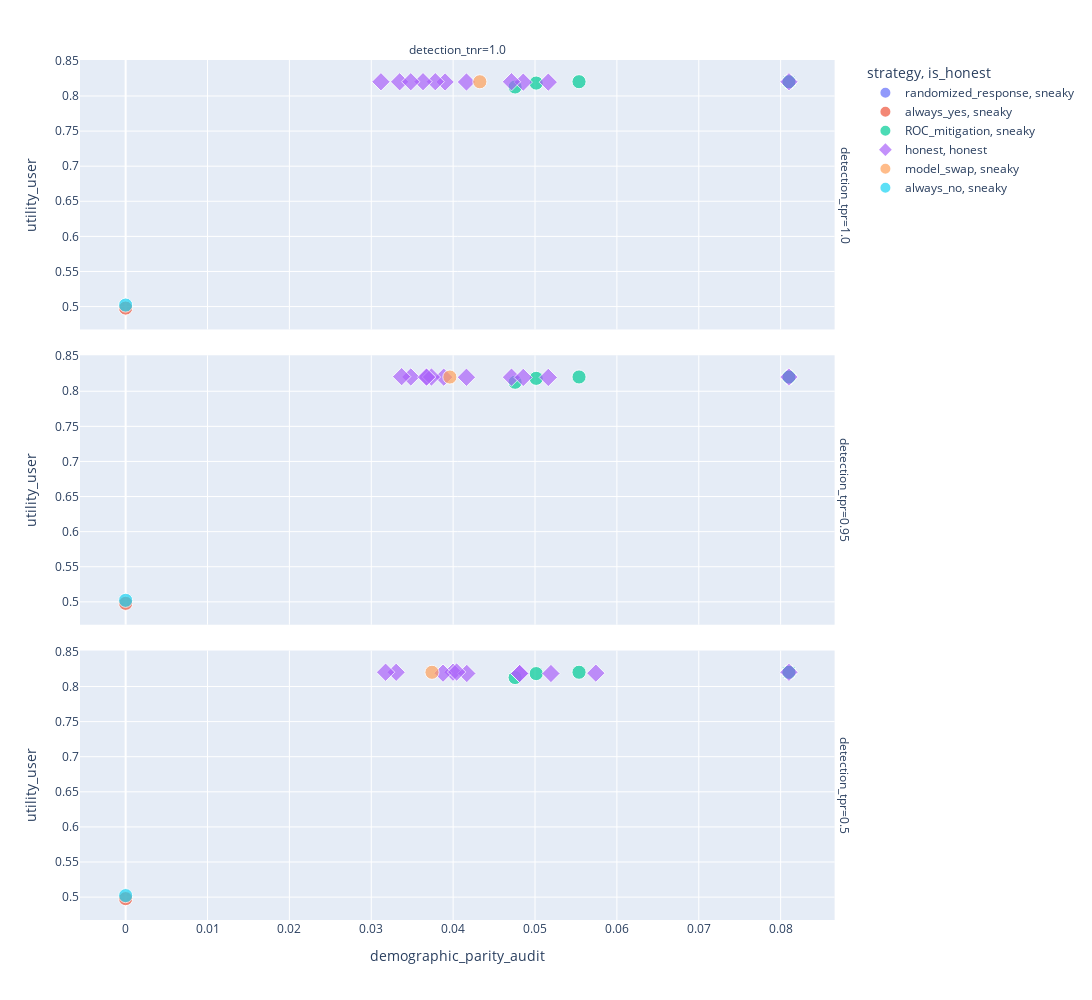

Notebook code cell kept with this figure:
### Code cell
fig = px.scatter(
    audit.with_columns(
        is_honest=pl.when(pl.col("strategy") == "honest")
        .then("strategy")
        .otherwise(pl.lit("sneaky")),
        size=10,
    ),
    x="demographic_parity_audit",
    y="utility_user",
    color="strategy",
    symbol="is_honest",
    size="size",
    size_max=10,
    facet_row="detection_tpr",
    facet_col="detection_tnr",
    hover_data=["strategy_json", "model_json", "model_name"],
    height=1_000,
    width=1_300,
)

# fig.update_xaxes(range=[0, 0.1])
# fig.update_yaxes(range=[0.81, 0.83])
fig.show()

### Figure 1 — Plotly figure (JSON) as saved in the notebook; plotly's stock layout.template omitted (floating-point values rounded to 4 significant figures)
{"data": [{"customdata": [["{\"epsilon\":3.0,\"theta\":null}", "{\"epsilon\":null}", "unconstrained"], ["{\"epsilon\":1.0,\"theta\":null}", "{\"epsilon\":null}", "unconstrained"], ["{\"epsilon\":4.0,\"theta\":null}", "{\"epsilon\":null}", "unconstrained"], ["{\"epsilon\":7.0,\"theta\":null}", "{\"epsilon\":null}", "unconstrained"], ["{\"epsilon\":10.0,\"theta\":null}", "{\"epsilon\":null}", "unconstrained"], ["{\"epsilon\":2.0,\"theta\":null}", "{\"epsilon\":null}", "unconstrained"], ["{\"epsilon\":6.0,\"theta\":null}", "{\"epsilon\":null}", "unconstrained"], ["{\"epsilon\":9.0,\"theta\":null}", "{\"epsilon\":null}", "unconstrained"], ["{\"epsilon\":5.0,\"theta\":null}", "{\"epsilon\":null}", "unconstrained"], ["{\"epsilon\":8.0,\"theta\":null}", "{\"epsilon\":null}", "unconstrained"]], "hovertemplate": "strategy=randomized_response<br>is_honest=sneaky<br>detection_tpr=1.0<br>detection_tnr=1.0<br>demographic_parity_audit=%{x}<br>utility_user=%{y}<br>size=%{marker.size}<br>strategy_json=%{customdata[0]}<br>model_json=%{customdata[1]}<br>model_name=%{customdata[2]}<extra></extra>", "legendgroup": "randomized_response, sneaky", "marker": {"color": "#636efa", "size": [10, 10, 10, 10, 10, 10, 10, 10, 10, 10], "sizemode": "area", "sizeref": 0.1, "symbol": "circle"}, "mode": "markers", "name": "randomized_response, sneaky", "orientation": "v", "showlegend": true, "type": "scatter", "x": [0.08102, 0.08102, 0.08102, 0.08102, 0.08102, 0.08102, 0.08102, 0.08102, 0.08102, 0.08102], "xaxis": "x3", "y": [0.8203, 0.8203, 0.8203, 0.8203, 0.8203, 0.8203, 0.8203, 0.8203, 0.8203, 0.8203], "yaxis": "y3"}, {"customdata": [["{\"epsilon\":10.0,\"theta\":null}", "{\"epsilon\":null}", "unconstrained"], ["{\"epsilon\":5.0,\"theta\":null}", "{\"epsilon\":null}", "unconstrained"], ["{\"epsilon\":3.0,\"theta\":null}", "{\"epsilon\":null}", "unconstrained"], ["{\"epsilon\":1.0,\"theta\":null}", "{\"epsilon\":null}", "unconstrained"], ["{\"epsilon\":7.0,\"theta\":null}", "{\"epsilon\":null}", "unconstrained"], ["{\"epsilon\":9.0,\"theta\":null}", "{\"epsilon\":null}", "unconstrained"], ["{\"epsilon\":6.0,\"theta\":null}", "{\"epsilon\":null}", "unconstrained"], ["{\"epsilon\":4.0,\"theta\":null}", "{\"epsilon\":null}", "unconstrained"], ["{\"epsilon\":8.0,\"theta\":null}", "{\"epsilon\":null}", "unconstrained"], ["{\"epsilon\":2.0,\"theta\":null}", "{\"epsilon\":null}", "unconstrained"]], "hovertemplate": "strategy=randomized_response<br>is_honest=sneaky<br>detection_tpr=0.95<br>detection_tnr=1.0<br>demographic_parity_audit=%{x}<br>utility_user=%{y}<br>size=%{marker.size}<br>strategy_json=%{customdata[0]}<br>model_json=%{customdata[1]}<br>model_name=%{customdata[2]}<extra></extra>", "legendgroup": "randomized_response, sneaky", "marker": {"color": "#636efa", "size": [10, 10, 10, 10, 10, 10, 10, 10, 10, 10], "sizemode": "area", "sizeref": 0.1, "symbol": "circle"}, "mode": "markers", "name": "randomized_response, sneaky", "orientation": "v", "showlegend": false, "type": "scatter", "x": [0.08102, 0.08102, 0.08102, 0.08102, 0.08102, 0.08102, 0.08102, 0.08102, 0.08102, 0.08102], "xaxis": "x2", "y": [0.8203, 0.8203, 0.8203, 0.8203, 0.8203, 0.8203, 0.8203, 0.8203, 0.8203, 0.8203], "yaxis": "y2"}, {"customdata": [["{\"epsilon\":3.0,\"theta\":null}", "{\"epsilon\":null}", "unconstrained"], ["{\"epsilon\":8.0,\"theta\":null}", "{\"epsilon\":null}", "unconstrained"], ["{\"epsilon\":2.0,\"theta\":null}", "{\"epsilon\":null}", "unconstrained"], ["{\"epsilon\":9.0,\"theta\":null}", "{\"epsilon\":null}", "unconstrained"], ["{\"epsilon\":1.0,\"theta\":null}", "{\"epsilon\":null}", "unconstrained"], ["{\"epsilon\":4.0,\"theta\":null}", "{\"epsilon\":null}", "unconstrained"], ["{\"epsilon\":5.0,\"theta\":null}", "{\"epsilon\":null}", "unconstrained"], ["{\"epsilon\":10.0,\"theta\":null}", "{\"epsilon\":null}", "unconstrained"], ["{\"epsilon\":7.0,\"theta\":null}", "{\"epsilon\":null}", "unconstrained"], ["{\"epsilon\":6.0,\"theta\":null}", "{\"epsilon\":null}", "unconstrained"]], "hovertemplate": "strategy=randomized_response<br>is_honest=sneaky<br>detection_tpr=0.5<br>detection_tnr=1.0<br>demographic_parity_audit=%{x}<br>utility_user=%{y}<br>size=%{marker.size}<br>strategy_json=%{customdata[0]}<br>model_json=%{customdata[1]}<br>model_name=%{customdata[2]}<extra></extra>", "legendgroup": "randomized_response, sneaky", "marker": {"color": "#636efa", "size": [10, 10, 10, 10, 10, 10, 10, 10, 10, 10], "sizemode": "area", "sizeref": 0.1, "symbol": "circle"}, "mode": "markers", "name": "randomized_response, sneaky", "orientation": "v", "showlegend": false, "type": "scatter", "x": [0.08102, 0.08102, 0.08102, 0.08102, 0.08102, 0.08102, 0.08102, 0.08102, 0.08102, 0.08102], "xaxis": "x", "y": [0.8203, 0.8203, 0.8203, 0.8203, 0.8203, 0.8203, 0.8203, 0.8203, 0.8203, 0.8203], "yaxis": "y"}, {"customdata": [["{\"epsilon\":null,\"theta\":null}", "{\"epsilon\":null}", "unconstrained"]], "hovertemplate": "strategy=always_yes<br>is_honest=sneaky<br>detection_tpr=1.0<br>detection_tnr=1.0<br>demographic_parity_audit=%{x}<br>utility_user=%{y}<br>size=%{marker.size}<br>strategy_json=%{customdata[0]}<br>model_json=%{customdata[1]}<br>model_name=%{customdata[2]}<extra></extra>", "legendgroup": "always_yes, sneaky", "marker": {"color": "#EF553B", "size": [10], "sizemode": "area", "sizeref": 0.1, "symbol": "circle"}, "mode": "markers", "name": "always_yes, sneaky", "orientation": "v", "showlegend": true, "type": "scatter", "x": [0], "xaxis": "x3", "y": [0.4979], "yaxis": "y3"}, {"customdata": [["{\"epsilon\":null,\"theta\":null}", "{\"epsilon\":null}", "unconstrained"]], "hovertemplate": "strategy=always_yes<br>is_honest=sneaky<br>detection_tpr=0.95<br>detection_tnr=1.0<br>demographic_parity_audit=%{x}<br>utility_user=%{y}<br>size=%{marker.size}<br>strategy_json=%{customdata[0]}<br>model_json=%{customdata[1]}<br>model_name=%{customdata[2]}<extra></extra>", "legendgroup": "always_yes, sneaky", "marker": {"color": "#EF553B", "size": [10], "sizemode": "area", "sizeref": 0.1, "symbol": "circle"}, "mode": "markers", "name": "always_yes, sneaky", "orientation": "v", "showlegend": false, "type": "scatter", "x": [0], "xaxis": "x2", "y": [0.4979], "yaxis": "y2"}, {"customdata": [["{\"epsilon\":null,\"theta\":null}", "{\"epsilon\":null}", "unconstrained"]], "hovertemplate": "strategy=always_yes<br>is_honest=sneaky<br>detection_tpr=0.5<br>detection_tnr=1.0<br>demographic_parity_audit=%{x}<br>utility_user=%{y}<br>size=%{marker.size}<br>strategy_json=%{customdata[0]}<br>model_json=%{customdata[1]}<br>model_name=%{customdata[2]}<extra></extra>", "legendgroup": "always_yes, sneaky", "marker": {"color": "#EF553B", "size": [10], "sizemode": "area", "sizeref": 0.1, "symbol": "circle"}, "mode": "markers", "name": "always_yes, sneaky", "orientation": "v", "showlegend": false, "type": "scatter", "x": [0], "xaxis": "x", "y": [0.4979], "yaxis": "y"}, {"customdata": [["{\"epsilon\":null,\"theta\":0.3}", "{\"epsilon\":null}", "unconstrained"], ["{\"epsilon\":null,\"theta\":0.36666666666666664}", "{\"epsilon\":null}", "unconstrained"], ["{\"epsilon\":null,\"theta\":0.4666666666666667}", "{\"epsilon\":null}", "unconstrained"], ["{\"epsilon\":null,\"theta\":0.5666666666666667}", "{\"epsilon\":null}", "unconstrained"], ["{\"epsilon\":null,\"theta\":0.6}", "{\"epsilon\":null}", "unconstrained"], ["{\"epsilon\":null,\"theta\":0.3333333333333333}", "{\"epsilon\":null}", "unconstrained"], ["{\"epsilon\":null,\"theta\":0.4}", "{\"epsilon\":null}", "unconstrained"], ["{\"epsilon\":null,\"theta\":0.5333333333333333}", "{\"epsilon\":null}", "unconstrained"], ["{\"epsilon\":null,\"theta\":0.5}", "{\"epsilon\":null}", "unconstrained"], ["{\"epsilon\":null,\"theta\":0.43333333333333335}", "{\"epsilon\":null}", "unconstrained"]], "hovertemplate": "strategy=ROC_mitigation<br>is_honest=sneaky<br>detection_tpr=1.0<br>detection_tnr=1.0<br>demographic_parity_audit=%{x}<br>utility_user=%{y}<br>size=%{marker.size}<br>strategy_json=%{customdata[0]}<br>model_json=%{customdata[1]}<br>model_name=%{customdata[2]}<extra></extra>", "legendgroup": "ROC_mitigation, sneaky", "marker": {"color": "#00cc96", "size": [10, 10, 10, 10, 10, 10, 10, 10, 10, 10], "sizemode": "area", "sizeref": 0.1, "symbol": "circle"}, "mode": "markers", "name": "ROC_mitigation, sneaky", "orientation": "v", "showlegend": true, "type": "scatter", "x": [0.08102, 0.08102, 0.08102, 0.05015, 0.04757, 0.08102, 0.08102, 0.05538, 0.08102, 0.08102], "xaxis": "x3", "y": [0.8203, 0.8203, 0.8203, 0.8184, 0.8128, 0.8203, 0.8203, 0.8204, 0.8203, 0.8203], "yaxis": "y3"}, {"customdata": [["{\"epsilon\":null,\"theta\":0.3333333333333333}", "{\"epsilon\":null}", "unconstrained"], ["{\"epsilon\":null,\"theta\":0.43333333333333335}", "{\"epsilon\":null}", "unconstrained"], ["{\"epsilon\":null,\"theta\":0.6}", "{\"epsilon\":null}", "unconstrained"], ["{\"epsilon\":null,\"theta\":0.36666666666666664}", "{\"epsilon\":null}", "unconstrained"], ["{\"epsilon\":null,\"theta\":0.5666666666666667}", "{\"epsilon\":null}", "unconstrained"], ["{\"epsilon\":null,\"theta\":0.3}", "{\"epsilon\":null}", "unconstrained"], ["{\"epsilon\":null,\"theta\":0.4}", "{\"epsilon\":null}", "unconstrained"], ["{\"epsilon\":null,\"theta\":0.5}", "{\"epsilon\":null}", "unconstrained"], ["{\"epsilon\":null,\"theta\":0.5333333333333333}", "{\"epsilon\":null}", "unconstrained"], ["{\"epsilon\":null,\"theta\":0.4666666666666667}", "{\"epsilon\":null}", "unconstrained"]], "hovertemplate": "strategy=ROC_mitigation<br>is_honest=sneaky<br>detection_tpr=0.95<br>detection_tnr=1.0<br>demographic_parity_audit=%{x}<br>utility_user=%{y}<br>size=%{marker.size}<br>strategy_json=%{customdata[0]}<br>model_json=%{customdata[1]}<br>model_name=%{customdata[2]}<extra></extra>", "legendgroup": "ROC_mitigation, sneaky", "marker": {"color": "#00cc96", "size": [10, 10, 10, 10, 10, 10, 10, 10, 10, 10], "sizemode": "area", "sizeref": 0.1, "symbol": "circle"}, "mode": "markers", "name": "ROC_mitigation, sneaky", "orientation": "v", "showlegend": false, "type": "scatter", "x": [0.08102, 0.08102, 0.04757, 0.08102, 0.05015, 0.08102, 0.08102, 0.08102, 0.05538, 0.08102], "xaxis": "x2", "y": [0.8203, 0.8203, 0.8128, 0.8203, 0.8184, 0.8203, 0.8203, 0.8203, 0.8204, 0.8203], "yaxis": "y2"}, {"customdata": [["{\"epsilon\":null,\"theta\":0.3333333333333333}", "{\"epsilon\":null}", "unconstrained"], ["{\"epsilon\":null,\"theta\":0.36666666666666664}", "{\"epsilon\":null}", "unconstrained"], ["{\"epsilon\":null,\"theta\":0.6}", "{\"epsilon\":null}", "unconstrained"], ["{\"epsilon\":null,\"theta\":0.4666666666666667}", "{\"epsilon\":null}", "unconstrained"], ["{\"epsilon\":null,\"theta\":0.4}", "{\"epsilon\":null}", "unconstrained"], ["{\"epsilon\":null,\"theta\":0.5666666666666667}", "{\"epsilon\":null}", "unconstrained"], ["{\"epsilon\":null,\"theta\":0.5}", "{\"epsilon\":null}", "unconstrained"], ["{\"epsilon\":null,\"theta\":0.3}", "{\"epsilon\":null}", "unconstrained"], ["{\"epsilon\":null,\"theta\":0.43333333333333335}", "{\"epsilon\":null}", "unconstrained"], ["{\"epsilon\":null,\"theta\":0.5333333333333333}", "{\"epsilon\":null}", "unconstrained"]], "hovertemplate": "strategy=ROC_mitigation<br>is_honest=sneaky<br>detection_tpr=0.5<br>detection_tnr=1.0<br>demographic_parity_audit=%{x}<br>utility_user=%{y}<br>size=%{marker.size}<br>strategy_json=%{customdata[0]}<br>model_json=%{customdata[1]}<br>model_name=%{customdata[2]}<extra></extra>", "legendgroup": "ROC_mitigation, sneaky", "marker": {"color": "#00cc96", "size": [10, 10, 10, 10, 10, 10, 10, 10, 10, 10], "sizemode": "area", "sizeref": 0.1, "symbol": "circle"}, "mode": "markers", "name": "ROC_mitigation, sneaky", "orientation": "v", "showlegend": false, "type": "scatter", "x": [0.08102, 0.08102, 0.04757, 0.08102, 0.08102, 0.05015, 0.08102, 0.08102, 0.08102, 0.05538], "xaxis": "x", "y": [0.8203, 0.8203, 0.8128, 0.8203, 0.8203, 0.8184, 0.8203, 0.8203, 0.8203, 0.8204], "yaxis": "y"}, {"customdata": [["{\"epsilon\":null,\"theta\":null}", "{\"epsilon\":0.08900000000000001}", "exponentiated_gradient"], ["{\"epsilon\":null,\"theta\":null}", "{\"epsilon\":0.07800000000000001}", "exponentiated_gradient"], ["{\"epsilon\":null,\"theta\":null}", "{\"epsilon\":0.1}", "exponentiated_gradient"], ["{\"epsilon\":null,\"theta\":null}", "{\"epsilon\":0.067}", "exponentiated_gradient"], ["{\"epsilon\":null,\"theta\":null}", "{\"epsilon\":0.05600000000000001}", "exponentiated_gradient"], ["{\"epsilon\":null,\"theta\":null}", "{\"epsilon\":0.045000000000000005}", "exponentiated_gradient"], ["{\"epsilon\":null,\"theta\":null}", "{\"epsilon\":null}", "unconstrained"], ["{\"epsilon\":null,\"theta\":null}", "{\"epsilon\":0.001}", "exponentiated_gradient"], ["{\"epsilon\":null,\"theta\":null}", "{\"epsilon\":0.034}", "exponentiated_gradient"], ["{\"epsilon\":null,\"theta\":null}", "{\"epsilon\":0.012}", "exponentiated_gradient"], ["{\"epsilon\":null,\"theta\":null}", "{\"epsilon\":0.023000000000000003}", "exponentiated_gradient"]], "hovertemplate": "strategy=honest<br>is_honest=honest<br>detection_tpr=1.0<br>detection_tnr=1.0<br>demographic_parity_audit=%{x}<br>utility_user=%{y}<br>size=%{marker.size}<br>strategy_json=%{customdata[0]}<br>model_json=%{customdata[1]}<br>model_name=%{customdata[2]}<extra></extra>", "legendgroup": "honest, honest", "marker": {"color": "#ab63fa", "size": [10, 10, 10, 10, 10, 10, 10, 10, 10, 10, 10], "sizemode": "area", "sizeref": 0.1, "symbol": "diamond"}, "mode": "markers", "name": "honest, honest", "orientation": "v", "showlegend": true, "type": "scatter", "x": [0.04857, 0.04163, 0.05162, 0.03901, 0.03347, 0.04713, 0.08102, 0.03782, 0.03118, 0.03632, 0.03483], "xaxis": "x3", "y": [0.8197, 0.8199, 0.8197, 0.82, 0.8202, 0.8203, 0.8203, 0.8204, 0.8203, 0.8204, 0.8203], "yaxis": "y3"}, {"customdata": [["{\"epsilon\":null,\"theta\":null}", "{\"epsilon\":0.034}", "exponentiated_gradient"], ["{\"epsilon\":null,\"theta\":null}", "{\"epsilon\":0.045000000000000005}", "exponentiated_gradient"], ["{\"epsilon\":null,\"theta\":null}", "{\"epsilon\":0.1}", "exponentiated_gradient"], ["{\"epsilon\":null,\"theta\":null}", "{\"epsilon\":0.067}", "exponentiated_gradient"], ["{\"epsilon\":null,\"theta\":null}", "{\"epsilon\":0.08900000000000001}", "exponentiated_gradient"], ["{\"epsilon\":null,\"theta\":null}", "{\"epsilon\":0.023000000000000003}", "exponentiated_gradient"], ["{\"epsilon\":null,\"theta\":null}", "{\"epsilon\":0.07800000000000001}", "exponentiated_gradient"], ["{\"epsilon\":null,\"theta\":null}", "{\"epsilon\":0.001}", "exponentiated_gradient"], ["{\"epsilon\":null,\"theta\":null}", "{\"epsilon\":null}", "unconstrained"], ["{\"epsilon\":null,\"theta\":null}", "{\"epsilon\":0.05600000000000001}", "exponentiated_gradient"], ["{\"epsilon\":null,\"theta\":null}", "{\"epsilon\":0.012}", "exponentiated_gradient"]], "hovertemplate": "strategy=honest<br>is_honest=honest<br>detection_tpr=0.95<br>detection_tnr=1.0<br>demographic_parity_audit=%{x}<br>utility_user=%{y}<br>size=%{marker.size}<br>strategy_json=%{customdata[0]}<br>model_json=%{customdata[1]}<br>model_name=%{customdata[2]}<extra></extra>", "legendgroup": "honest, honest", "marker": {"color": "#ab63fa", "size": [10, 10, 10, 10, 10, 10, 10, 10, 10, 10, 10], "sizemode": "area", "sizeref": 0.1, "symbol": "diamond"}, "mode": "markers", "name": "honest, honest", "orientation": "v", "showlegend": false, "type": "scatter", "x": [0.03668, 0.04713, 0.05162, 0.03885, 0.04857, 0.03483, 0.04163, 0.03371, 0.08102, 0.03735, 0.03677], "xaxis": "x2", "y": [0.8204, 0.8201, 0.8197, 0.8201, 0.8197, 0.8204, 0.8199, 0.8208, 0.8203, 0.8202, 0.8201], "yaxis": "y2"}, {"customdata": [["{\"epsilon\":null,\"theta\":null}", "{\"epsilon\":null}", "unconstrained"], ["{\"epsilon\":null,\"theta\":null}", "{\"epsilon\":0.08900000000000001}", "exponentiated_gradient"], ["{\"epsilon\":null,\"theta\":null}", "{\"epsilon\":0.045000000000000005}", "exponentiated_gradient"], ["{\"epsilon\":null,\"theta\":null}", "{\"epsilon\":0.07800000000000001}", "exponentiated_gradient"], ["{\"epsilon\":null,\"theta\":null}", "{\"epsilon\":0.012}", "exponentiated_gradient"], ["{\"epsilon\":null,\"theta\":null}", "{\"epsilon\":0.067}", "exponentiated_gradient"], ["{\"epsilon\":null,\"theta\":null}", "{\"epsilon\":0.023000000000000003}", "exponentiated_gradient"], ["{\"epsilon\":null,\"theta\":null}", "{\"epsilon\":0.05600000000000001}", "exponentiated_gradient"], ["{\"epsilon\":null,\"theta\":null}", "{\"epsilon\":0.001}", "exponentiated_gradient"], ["{\"epsilon\":null,\"theta\":null}", "{\"epsilon\":0.034}", "exponentiated_gradient"], ["{\"epsilon\":null,\"theta\":null}", "{\"epsilon\":0.1}", "exponentiated_gradient"]], "hovertemplate": "strategy=honest<br>is_honest=honest<br>detection_tpr=0.5<br>detection_tnr=1.0<br>demographic_parity_audit=%{x}<br>utility_user=%{y}<br>size=%{marker.size}<br>strategy_json=%{customdata[0]}<br>model_json=%{customdata[1]}<br>model_name=%{customdata[2]}<extra></extra>", "legendgroup": "honest, honest", "marker": {"color": "#ab63fa", "size": [10, 10, 10, 10, 10, 10, 10, 10, 10, 10, 10], "sizemode": "area", "sizeref": 0.1, "symbol": "diamond"}, "mode": "markers", "name": "honest, honest", "orientation": "v", "showlegend": false, "type": "scatter", "x": [0.08102, 0.04812, 0.05743, 0.04812, 0.03998, 0.04167, 0.03304, 0.03876, 0.04043, 0.03175, 0.05194], "xaxis": "x", "y": [0.8203, 0.8185, 0.8191, 0.8186, 0.8204, 0.8186, 0.8203, 0.819, 0.8206, 0.8204, 0.8185], "yaxis": "y"}, {"customdata": [["{\"epsilon\":null,\"theta\":null}", "{\"epsilon\":null}", "unconstrained"]], "hovertemplate": "strategy=model_swap<br>is_honest=sneaky<br>detection_tpr=1.0<br>detection_tnr=1.0<br>demographic_parity_audit=%{x}<br>utility_user=%{y}<br>size=%{marker.size}<br>strategy_json=%{customdata[0]}<br>model_json=%{customdata[1]}<br>model_name=%{customdata[2]}<extra></extra>", "legendgroup": "model_swap, sneaky", "marker": {"color": "#FFA15A", "size": [10], "sizemode": "area", "sizeref": 0.1, "symbol": "circle"}, "mode": "markers", "name": "model_swap, sneaky", "orientation": "v", "showlegend": true, "type": "scatter", "x": [0.04326], "xaxis": "x3", "y": [0.8203], "yaxis": "y3"}, {"customdata": [["{\"epsilon\":null,\"theta\":null}", "{\"epsilon\":null}", "unconstrained"]], "hovertemplate": "strategy=model_swap<br>is_honest=sneaky<br>detection_tpr=0.95<br>detection_tnr=1.0<br>demographic_parity_audit=%{x}<br>utility_user=%{y}<br>size=%{marker.size}<br>strategy_json=%{customdata[0]}<br>model_json=%{customdata[1]}<br>model_name=%{customdata[2]}<extra></extra>", "legendgroup": "model_swap, sneaky", "marker": {"color": "#FFA15A", "size": [10], "sizemode": "area", "sizeref": 0.1, "symbol": "circle"}, "mode": "markers", "name": "model_swap, sneaky", "orientation": "v", "showlegend": false, "type": "scatter", "x": [0.0396], "xaxis": "x2", "y": [0.8203], "yaxis": "y2"}, {"customdata": [["{\"epsilon\":null,\"theta\":null}", "{\"epsilon\":null}", "unconstrained"]], "hovertemplate": "strategy=model_swap<br>is_honest=sneaky<br>detection_tpr=0.5<br>detection_tnr=1.0<br>demographic_parity_audit=%{x}<br>utility_user=%{y}<br>size=%{marker.size}<br>strategy_json=%{customdata[0]}<br>model_json=%{customdata[1]}<br>model_name=%{customdata[2]}<extra></extra>", "legendgroup": "model_swap, sneaky", "marker": {"color": "#FFA15A", "size": [10], "sizemode": "area", "sizeref": 0.1, "symbol": "circle"}, "mode": "markers", "name": "model_swap, sneaky", "orientation": "v", "showlegend": false, "type": "scatter", "x": [0.03742], "xaxis": "x", "y": [0.8203], "yaxis": "y"}, {"customdata": [["{\"epsilon\":null,\"theta\":null}", "{\"epsilon\":null}", "unconstrained"]], "hovertemplate": "strategy=always_no<br>is_honest=sneaky<br>detection_tpr=1.0<br>detection_tnr=1.0<br>demographic_parity_audit=%{x}<br>utility_user=%{y}<br>size=%{marker.size}<br>strategy_json=%{customdata[0]}<br>model_json=%{customdata[1]}<br>model_name=%{customdata[2]}<extra></extra>", "legendgroup": "always_no, sneaky", "marker": {"color": "#19d3f3", "size": [10], "sizemode": "area", "sizeref": 0.1, "symbol": "circle"}, "mode": "markers", "name": "always_no, sneaky", "orientation": "v", "showlegend": true, "type": "scatter", "x": [0], "xaxis": "x3", "y": [0.5021], "yaxis": "y3"}, {"customdata": [["{\"epsilon\":null,\"theta\":null}", "{\"epsilon\":null}", "unconstrained"]], "hovertemplate": "strategy=always_no<br>is_honest=sneaky<br>detection_tpr=0.95<br>detection_tnr=1.0<br>demographic_parity_audit=%{x}<br>utility_user=%{y}<br>size=%{marker.size}<br>strategy_json=%{customdata[0]}<br>model_json=%{customdata[1]}<br>model_name=%{customdata[2]}<extra></extra>", "legendgroup": "always_no, sneaky", "marker": {"color": "#19d3f3", "size": [10], "sizemode": "area", "sizeref": 0.1, "symbol": "circle"}, "mode": "markers", "name": "always_no, sneaky", "orientation": "v", "showlegend": false, "type": "scatter", "x": [0], "xaxis": "x2", "y": [0.5021], "yaxis": "y2"}, {"customdata": [["{\"epsilon\":null,\"theta\":null}", "{\"epsilon\":null}", "unconstrained"]], "hovertemplate": "strategy=always_no<br>is_honest=sneaky<br>detection_tpr=0.5<br>detection_tnr=1.0<br>demographic_parity_audit=%{x}<br>utility_user=%{y}<br>size=%{marker.size}<br>strategy_json=%{customdata[0]}<br>model_json=%{customdata[1]}<br>model_name=%{customdata[2]}<extra></extra>", "legendgroup": "always_no, sneaky", "marker": {"color": "#19d3f3", "size": [10], "sizemode": "area", "sizeref": 0.1, "symbol": "circle"}, "mode": "markers", "name": "always_no, sneaky", "orientation": "v", "showlegend": false, "type": "scatter", "x": [0], "xaxis": "x", "y": [0.5021], "yaxis": "y"}], "layout": {"annotations": [{"font": {}, "showarrow": false, "text": "detection_tnr=1.0", "x": 0.49, "xanchor": "center", "xref": "paper", "y": 1.0, "yanchor": "bottom", "yref": "paper"}, {"font": {}, "showarrow": false, "text": "detection_tpr=0.5", "textangle": 90, "x": 0.98, "xanchor": "left", "xref": "paper", "y": 0.1567, "yanchor": "middle", "yref": "paper"}, {"font": {}, "showarrow": false, "text": "detection_tpr=0.95", "textangle": 90, "x": 0.98, "xanchor": "left", "xref": "paper", "y": 0.5, "yanchor": "middle", "yref": "paper"}, {"font": {}, "showarrow": false, "text": "detection_tpr=1.0", "textangle": 90, "x": 0.98, "xanchor": "left", "xref": "paper", "y": 0.8433, "yanchor": "middle", "yref": "paper"}], "height": 1000, "legend": {"itemsizing": "constant", "title": {"text": "strategy, is_honest"}, "tracegroupgap": 0}, "margin": {"t": 60}, "width": 1300, "xaxis": {"anchor": "y", "domain": [0, 0.98], "title": {"text": "demographic_parity_audit"}}, "xaxis2": {"anchor": "y2", "domain": [0, 0.98], "matches": "x", "showticklabels": false}, "xaxis3": {"anchor": "y3", "domain": [0, 0.98], "matches": "x", "showticklabels": false}, "yaxis": {"anchor": "x", "domain": [0, 0.3133], "title": {"text": "utility_user"}}, "yaxis2": {"anchor": "x2", "domain": [0.3433, 0.6567], "matches": "y", "title": {"text": "utility_user"}}, "yaxis3": {"anchor": "x3", "domain": [0.6867, 1.0], "matches": "y", "title": {"text": "utility_user"}}}}
